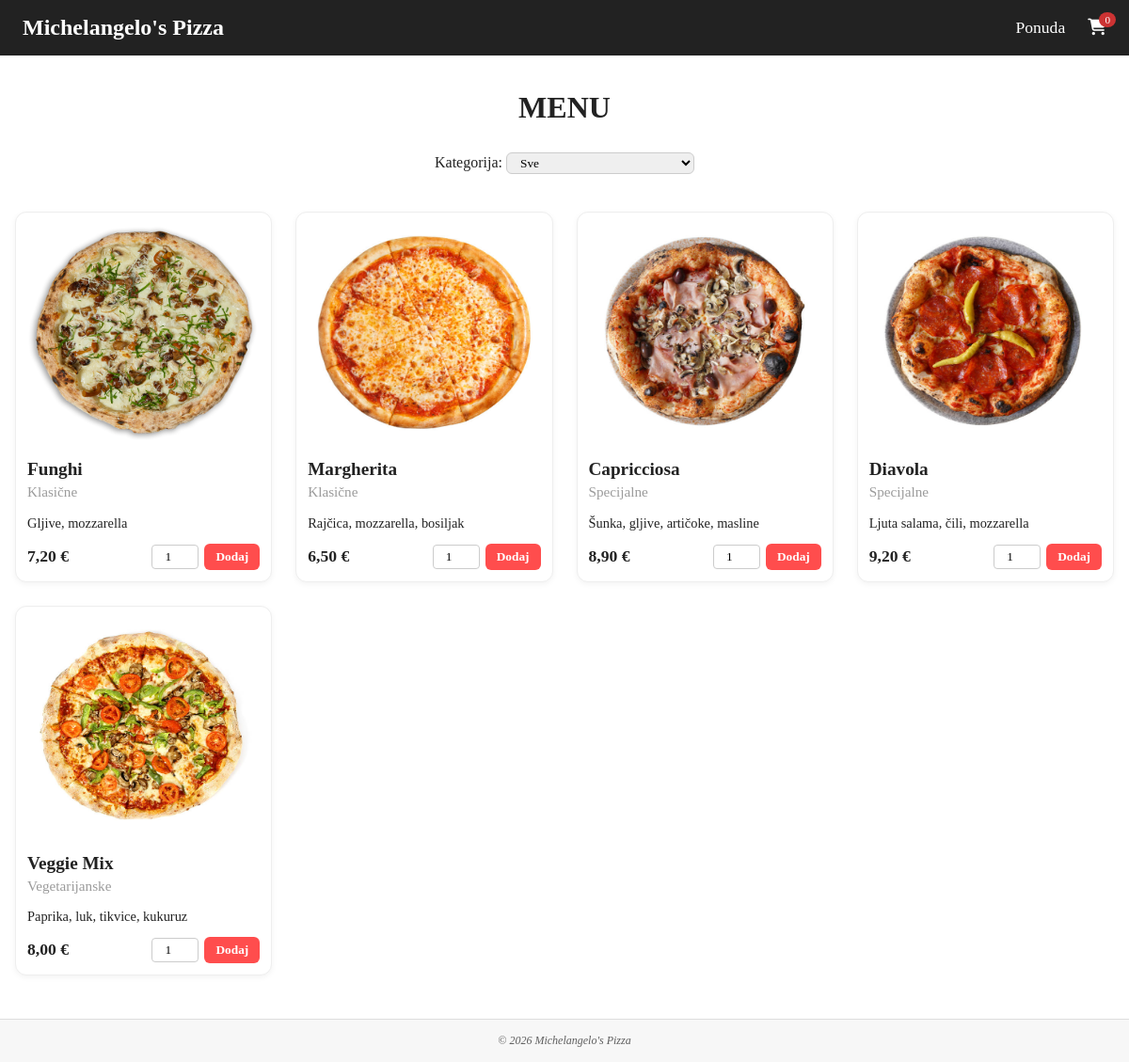
The app's page /ponuda.php with its own data.
### tables this page shows
CREATE TABLE pizzas (
  id INT UNSIGNED AUTO_INCREMENT PRIMARY KEY,
  category_id INT UNSIGNED NOT NULL,
  name VARCHAR(120) NOT NULL,
  description TEXT NULL,
  price DECIMAL(8,2) NOT NULL DEFAULT 0.00,
  image VARCHAR(255) NULL,
  CONSTRAINT fk_pizzas_category
    FOREIGN KEY (category_id)
    REFERENCES categories(id)
    ON DELETE RESTRICT
    ON UPDATE CASCADE
);

CREATE TABLE categories (
  id INT UNSIGNED AUTO_INCREMENT PRIMARY KEY,
  name VARCHAR(100) NOT NULL
);

### konfigBP.php (called while the page is built, shortened)
<?php
function db(): PDO {
    return $GLOBALS['pdo'];
}
function is_admin(): bool {
    return !empty($_SESSION['is_admin']) && (int)$_SESSION['is_admin'] === 1;
}

### ponuda.php (the view, shortened to what this page needs)
<?php
require_once __DIR__ . '/konfigBP.php';
require_once __DIR__ . '/zaglavlje.php';
?>
<main class="content">
  <h1>MENU</h1>
  <?php
  $k = isset($_GET['k']) ? (int)$_GET['k'] : 0;
  if ($k > 0) {
    $st = db()->prepare(
      "SELECT p.*, c.name AS category_name
      FROM pizzas p
      JOIN categories c ON c.id=p.category_id
      WHERE p.category_id = ?
      ORDER BY p.name"
    );
    $st->execute([$k]);
    $pizzas = $st->fetchAll();
  } else {
    $pizzas = db()->query(
      "SELECT p.*, c.name AS category_name
      FROM pizzas p
      JOIN categories c ON c.id=p.category_id
      ORDER BY c.name, p.name"
    )->fetchAll();
  }
  ?>
  <form method="get" class="filter-form">
    <label>
      Kategorija:
      <select name="k" onchange="this.form.submit()">
        <option value="0">Sve</option>
      </select>
    </label>
  </form>
  <div class="grid">
    <?php foreach ($pizzas as $p): ?>
      <article class="card">
        <img src="<?= BASE ?>slike/<?= htmlspecialchars($p['image'] ?: 'no-photo.jpg') ?>"
          alt="<?= htmlspecialchars($p['name']) ?>">
        <h3><?= htmlspecialchars($p['name']) ?></h3>
        <div class="muted"><?= htmlspecialchars($p['category_name']) ?></div>
        <p><?= htmlspecialchars($p['description'] ?? '') ?></p>
        <div class="row">
          <div class="price"><?= number_format((float)$p['price'], 2, ',', '.') ?> €</div>
          <div class="cart-action">
            <input type="number" id="qty-<?= $p['id'] ?>" min="1" value="1" class="qty-input">
            <button type="button" class="add-btn" onclick="addToCart(<?= $p['id'] ?>)">Dodaj</button>
          </div>
        </div>
      </article>
    <?php endforeach; ?>
  </div>
</main>
<?php require_once __DIR__ . '/podnozje.php'; ?>

### zaglavlje.php (shortened to what this page needs)
<?php require_once __DIR__ . '/konfigBP.php'; ?>
<!doctype html>
<html lang="hr">
<head>
  <link rel="stylesheet" href="<?= BASE ?>style.css">
  <link
    rel="stylesheet"
    href="https://cdnjs.cloudflare.com/ajax/libs/font-awesome/6.5.0/css/all.min.css" />
</head>
<body>
  <header>
    <a class="brand" href="<?= BASE ?>">Michelangelo's Pizza</a>
    <nav class="topnav">
      <?php if (!is_admin()): ?>
        <a href="<?= BASE ?>ponuda.php">Ponuda</a>
      <?php endif; ?>
      <?php if (!is_admin()): ?>
        <a href="<?= BASE ?>kosarica.php" class="cart">
          <i class="fas fa-shopping-cart"></i>
          <span class="cart-count" id="cart-count">
            <?= array_sum($_SESSION['cart'] ?? []) ?>
          </span>
        </a>
      <?php endif; ?>
    </nav>
  </header>
  <main>

### podnozje.php
</main>
<footer>
  &copy; 2026
  <?php if (!is_admin()): ?>
    <a href="<?= BASE ?>prijava.php">Michelangelo's</a>
  <?php else: ?>
    Michelangelo's
  <?php endif; ?> Pizza
</footer>
</body>
</html>

### style.css (style rules this page uses)
* { box-sizing: border-box; font-family: 'Comic Sans MS', Times, serif; }
body { margin: 0; display: flex; flex-direction: column; min-height: 100vh; background: #fff; color: #222; }
main { flex: 1; }
.content { margin: 0 auto; padding: 16px; max-width: 1200px; }
.content > h1 { text-align: center; margin-bottom: 24px; }
header { display: flex; justify-content: space-between; align-items: center; padding: 16px 24px; background: #222; color: #fff; }
header .brand { text-decoration: none; font-weight: 700; font-size: 1.5rem; color: #fff; }
header .topnav a { color: #fff; text-decoration: none; margin-left: 20px; font-weight: 500; font-size: 1.1rem; transition: color 0.2s; }
header .cart { position: relative; font-size: 1.4rem; color: #fff; text-decoration: none; margin-left: 16px; }
header .cart .cart-count { position: absolute; top: -6px; right: -10px; background: #c33; color: #fff; font-size: 0.7rem; padding: 2px 6px; border-radius: 50%; }
footer { background: #f7f7f7; padding: 15px; text-align: center; border-top: 1px solid #ddd; font-size: 0.75rem; font-style: italic; color: #5e5e5e; }
footer a { color: #5e5e5e; text-decoration: none; font-size: 0.75rem; }
.filter-form { margin-bottom: 40px; text-align: center; display: flex; justify-content: center; }
.filter-form select { margin-top: 5px; min-width: 200px; padding: 2px 10px; border-radius: 6px; border: 1px solid #ccc; }
.grid { display: grid; gap: 25px; grid-template-columns: repeat(auto-fill, minmax(240px, 1fr)); margin-bottom: 30px; }
.card { background: #fff; border: 1px solid #eee; border-radius: 12px; padding: 12px; box-shadow: 0 2px 6px rgba(0, 0, 0, 0.05); transition: transform 0.15s ease, box-shadow 0.15s ease; }
.card img { width: 100%; height: 230px; object-fit: fill; border-radius: 8px; margin-bottom: 8px; }
.card h3 { margin: 8px 0 4px; font-size: 1.2em; }
.card .muted { color: #9b9b9b; font-size: 0.95em; margin-bottom: 8px; }
.card p { font-size: 0.9em; line-height: 1.3em; margin-bottom: 12px; }
.row { display: flex; justify-content: space-between; align-items: center; }
.price { font-weight: bold; font-size: 1.1em; }
.cart-action { display: flex; gap: 6px; align-items: center; }
.qty-input { width: 50px; padding: 4px 6px; border: 1px solid #ccc; border-radius: 4px; text-align: center; }
.add-btn { background: #ff4d4d; color: #fff; border: none; padding: 6px 12px; border-radius: 6px; cursor: pointer; font-weight: bold; transition: background 0.2s ease; }

### records on screen
pizzas: image (picture), name "Funghi", category.name "Klasične", description "Gljive, mozzarella", price "7,20"
pizzas: image (picture), name "Margherita", category.name "Klasične", description "Rajčica, mozzarella, bosiljak", price "6,50", id "1"
pizzas: image (picture), name "Capricciosa", category.name "Specijalne", description "Šunka, gljive, artičoke, masline", price "8,90"
pizzas: image (picture), name "Diavola", category.name "Specijalne", description "Ljuta salama, čili, mozzarella", price "9,20"
pizzas: image (picture), name "Veggie Mix", category.name "Vegetarijanske", description "Paprika, luk, tikvice, kukuruz", price "8,00"

### other values on screen
array_sum($_SESSION['cart'] ?? []) "0"
